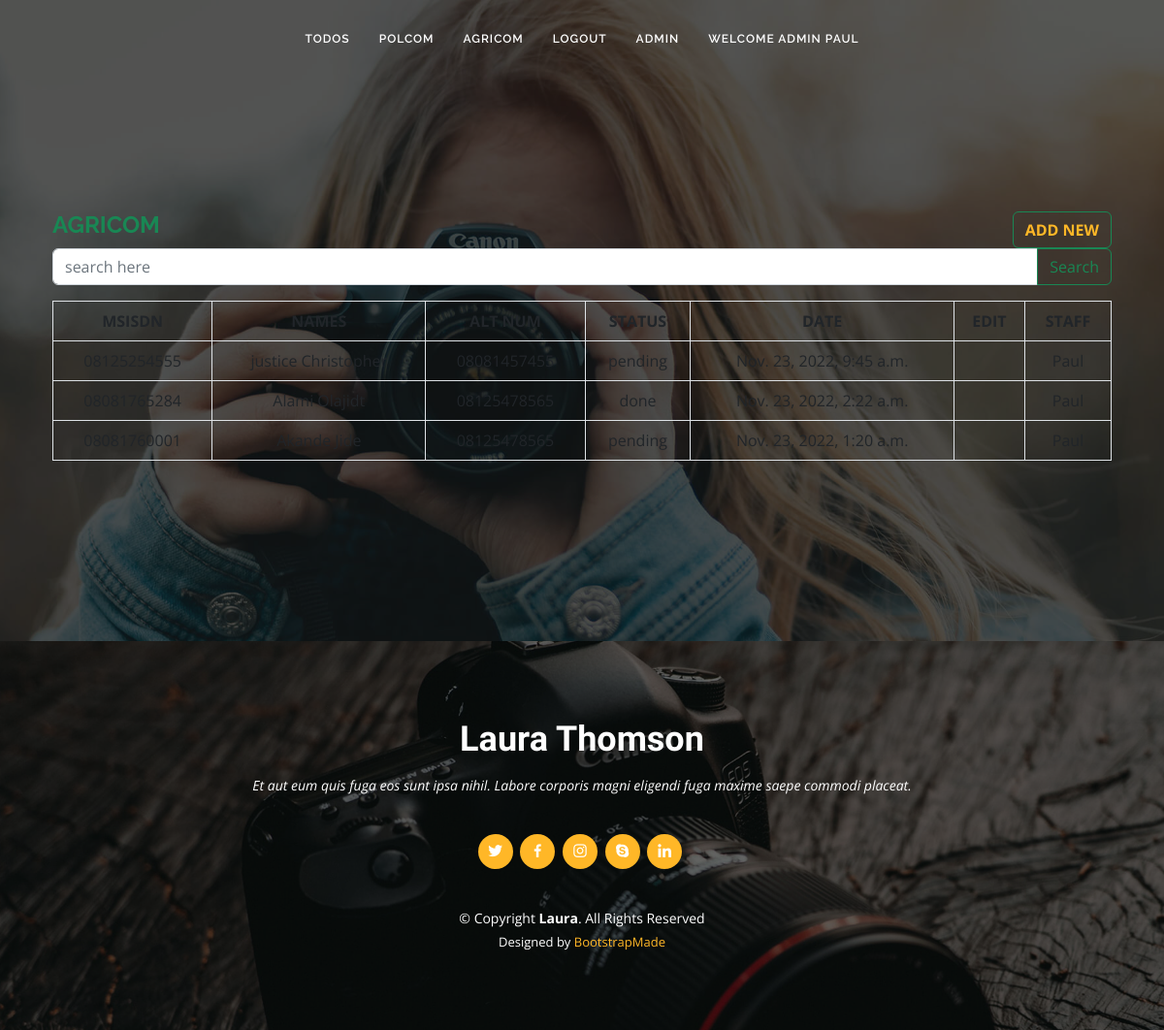
The app's page /agricom/ (signed in) with its own data.
### agricom/models.py (models this page shows, shortened)
class Agricom(models.Model):
    MYCHOICE = (
        ("pending", "PENDING"),
        ("done", "DONE")
    )
    PRINCIPAL = (
         ("yes", "YES"),
        ("no", "NO")
    )
    phone_number = models.CharField(max_length=11)
    names = models.CharField(max_length=100)
    address = models.CharField(max_length=255)
    alternate_num = models.CharField(max_length=11)
    status = models.CharField(max_length=7, choices=MYCHOICE)
    principal = models.CharField(max_length=3, choices=PRINCIPAL)
    user = models.ForeignKey(User, on_delete=models.CASCADE, blank=True, null=True)
    created_at = models.DateTimeField(auto_now_add=True, null=True)
    class Meta:
        ordering = ('-created_at', )

### agricom/views.py (the view)
# urls.py: path('', AllNumbers.as_view(), name='agricom'),
class AllNumbers(ListView):
    model = Agricom
    template_name = 'agricom/index.html'
    context_object_name = 'items'
    def get_queryset(self):
        user = self.request.user
        return  Agricom.objects.filter(user=user)

### templates/agricom/index.html (shortened to what this page needs)
{% extends 'base.html' %}
{% load bootstrap5 %}
{% load bootstrap_icons %}
{% block content %}
{% load static %}
 <section id="about" class="about">
    <div class="container" data-aos="fade-up">
      <div class="section-title mt-5">
        <div class="top_head d-flex justify-content-between">
          <h4 class="text-success"><strong>AGRICOM</strong></h4>
          <button class="btn btn-outline-success " type="submit" id="button-addon2"><strong><a href="{% url 'add-agricom'%}">ADD NEW</a></strong></button>
        </div>
        <table class="table table-bordered">
          <div>
            <form action="{% url 'search_agr' %}" method="get">
              <div class="input-group mb-3">
              <input type="text" class="form-control w-50" name="q" placeholder="search here" >
              <button class="btn btn-outline-success" type="submit" id="button-addon2">Search</button>
            </div>
          </form>
        </div>
            <thead>
              <tr>
                <th scope="col">MSISDN</th>
                <th scope="col">NAMES</th>
                <th scope="col">ALT NUM</th>
                <th scope="col">STATUS</th>
                <th scope="col">DATE</th>
                <th scope="col">EDIT</th>
                <th scope="col">STAFF</th>
              </tr>
            </thead>
            <tbody>
                {% for item in items %}
              <tr>
                <td>{{item.phone_number}}</td>
                <td>{{item.names}}</td>
                <td>{{item.alternate_num}}</td>
                <td>{{item.status}}</td>
                <td>{{item.created_at}}</td>
                <td><a href="{% url 'update-agricom' item.id %}">{% bs_icon 'pencil-square' color='blue' size='1.3em' %}</a></i></td>
                <td>{{item.user}}</td>
              </tr>
            {% endfor %}
            </tbody>
          </table>
      </div>
    </div>
    </div>
  </section>
  {% endblock content %}

### templates/base.html (shortened to what this page needs)
{% load static %}
<!DOCTYPE html>
<html lang="en">
<head>
  {% load bootstrap_icons %}
  <link href="{%  static  'assets/vendor/bootstrap/css/bootstrap.min.css' %}" rel="stylesheet">
  <link href="{%  static  'assets/vendor/bootstrap-icons/bootstrap-icons.css' %}" rel="stylesheet">
  <link href="{%  static  'assets/vendor/boxicons/css/boxicons.min.css' %}" rel="stylesheet">
  <link href="{%  static  'assets/vendor/glightbox/css/glightbox.min.css' %}" rel="stylesheet">
  <link href="{%  static  'assets/vendor/swiper/swiper-bundle.min.css' %}" rel="stylesheet">
  <link href="{%  static  'assets/css/style.css' %}" rel="stylesheet">
</head>
<body>
  <header id="header" class="fixed-top d-flex justify-content-center align-items-center header-transparent">
    <nav id="navbar" class="navbar">
      <ul>
        {% if not user.is_authenticated %}
        <li><a class="nav-link scrollto " href="{% url 'tasklist'%}">Home</a></li>
          <li><a class="nav-link scrollto" href="{% url 'create'%}">Add Task</a></li>
          <li><a class="nav-link scrollto " href="{% url 'login'%}">Login</a></li>
          <li><a class="nav-link scrollto " href="{% url 'register'%}">Register</a></li>
        {% elif user.is_superuser %}
        <li><a class="nav-link scrollto " href="{% url 'tasklist'%}">Todos</a></li>
        <li><a class="nav-link scrollto" href="{% url 'polcom'%}">PolCom</a></li>
        <li><a class="nav-link scrollto" href="{% url 'agricom'%}">Agricom</a></li>
        <li><a class="nav-link scrollto " href="{% url 'logout'%}">Logout</a></li>
        <li><a class="nav-link scrollto " href="{% url 'admins'%}">Admin</a></li>
        <li><a class="nav-link scrollto " href="#">Welcome Admin {{user.username}} <th scope="col">{% bs_icon 'person-fill'  size='1em' %}</th></a></li>
        {% endif %}
      </ul>
    </nav>
  </header>
  <main id="main">
    <section id="testimonials" class="testimonials">
      <div class="container position-relative">
            {% block content %}
            {% endblock content %}
  </main>
  <footer id="footer">
    <div class="container">
      <h3>Laura Thomson</h3>
      <p>Et aut eum quis fuga eos sunt ipsa nihil. Labore corporis magni eligendi fuga maxime saepe commodi placeat.</p>
      <div class="social-links">
        <a href="#" class="twitter"><i class="bx bxl-twitter"></i></a>
        <a href="#" class="facebook"><i class="bx bxl-facebook"></i></a>
        <a href="#" class="instagram"><i class="bx bxl-instagram"></i></a>
        <a href="#" class="google-plus"><i class="bx bxl-skype"></i></a>
        <a href="#" class="linkedin"><i class="bx bxl-linkedin"></i></a>
      </div>
      <div class="copyright">
        &copy; Copyright <strong><span>Laura</span></strong>. All Rights Reserved
      </div>
      <div class="credits">
        Designed by <a href="https://bootstrapmade.com/">BootstrapMade</a>
      </div>
    </div>
  </footer>
</body>
</html>

### static/assets/css/style.css (style rules this page uses)
body { font-family: "Open Sans", sans-serif; color: #444444; }
a { color: #ffb727; text-decoration: none; }
h1, h2, h3, h4, h5, h6 { font-family: "Raleway", sans-serif; }
#header { z-index: 997; transition: all 0.5s; height: 80px; background: rgba(25, 28, 31, 0.8); }
#header.header-transparent { background: transparent; }
.navbar { padding: 0; }
.navbar ul { margin: 0; padding: 0; display: flex; list-style: none; align-items: center; }
.navbar li { position: relative; }
.navbar a, .navbar a:focus { display: flex; align-items: center; justify-content: space-between; padding: 10px 15px; color: #fff; white-space: nowrap; transition: 0.3s; font-size: 12px; font-family: "Raleway", sans-serif; text-transform: uppercase; font-weight: 600; letter-spacing: 1px; }
section { padding: 60px 0; }
.section-title { text-align: center; padding: 30px 0; position: relative; }
.testimonials { padding: 80px 0; background: url("../img/testimonials-bg.jpg") no-repeat; background-position: center center; background-size: cover; position: relative; }
.testimonials::before { content: ""; position: absolute; left: 0; right: 0; top: 0; bottom: 0; background: rgba(14, 16, 17, 0.7); }
#footer { background: url("../img/footer-bg.jpg") top center no-repeat; background-size: cover; color: #fff; font-size: 14px; text-align: center; padding: 80px 0; position: relative; }
#footer::before { content: ""; position: absolute; left: 0; right: 0; top: 0; bottom: 0; background: rgba(0, 0, 0, 0.6); }
#footer .container { position: relative; }
#footer h3 { font-size: 36px; font-weight: 700; color: #fff; position: relative; font-family: "Satisfy", serif; padding: 0; margin: 0 0 15px 0; }
#footer p { font-size: 15; font-style: italic; padding: 0; margin: 0 0 40px 0; }
#footer .social-links { margin: 0 0 40px 0; }
#footer .social-links a { font-size: 18px; display: inline-block; background: #ffb727; color: #fff; line-height: 1; padding: 8px 0; margin-right: 4px; border-radius: 50%; text-align: center; width: 36px; height: 36px; transition: 0.3s; }
#footer .copyright { margin: 0 0 5px 0; }
#footer .credits { font-size: 13px; }

### records on screen
Agricom: phone_number "08125254555", names "justice Christopher", alternate_num "08081457455", status "pending", created_at "Nov. 23, 2022, 9:45 a.m."
Agricom: phone_number "08081765284", names "Alami Olajidt", alternate_num "08125478565", status "done", created_at "Nov. 23, 2022, 2:22 a.m."
Agricom: phone_number "08081760001", names "Akande Jide", alternate_num "08125478565", status "pending", created_at "Nov. 23, 2022, 1:20 a.m."

### other values on screen
{{ user.username }} "PAUL"
